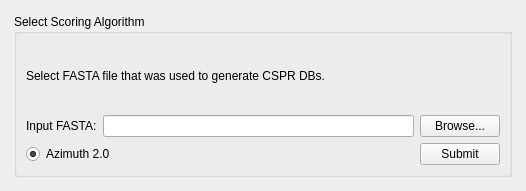
<?xml version="1.0" encoding="UTF-8"?>
<ui version="4.0">
 <class>MainWindow</class>
 <widget class="QMainWindow" name="MainWindow">
  <property name="geometry">
   <rect>
    <x>0</x>
    <y>0</y>
    <width>526</width>
    <height>191</height>
   </rect>
  </property>
  <property name="windowTitle">
   <string>MainWindow</string>
  </property>
  <widget class="QWidget" name="centralwidget">
   <layout class="QGridLayout" name="gridLayout">
    <item row="1" column="2">
     <spacer name="horizontalSpacer_2">
      <property name="orientation">
       <enum>Qt::Horizontal</enum>
      </property>
      <property name="sizeType">
       <enum>QSizePolicy::Fixed</enum>
      </property>
      <property name="sizeHint" stdset="0">
       <size>
        <width>5</width>
        <height>20</height>
       </size>
      </property>
     </spacer>
    </item>
    <item row="2" column="1">
     <spacer name="verticalSpacer">
      <property name="orientation">
       <enum>Qt::Vertical</enum>
      </property>
      <property name="sizeType">
       <enum>QSizePolicy::Fixed</enum>
      </property>
      <property name="sizeHint" stdset="0">
       <size>
        <width>20</width>
        <height>5</height>
       </size>
      </property>
     </spacer>
    </item>
    <item row="1" column="0">
     <spacer name="horizontalSpacer">
      <property name="orientation">
       <enum>Qt::Horizontal</enum>
      </property>
      <property name="sizeType">
       <enum>QSizePolicy::Fixed</enum>
      </property>
      <property name="sizeHint" stdset="0">
       <size>
        <width>5</width>
        <height>20</height>
       </size>
      </property>
     </spacer>
    </item>
    <item row="1" column="1">
     <widget class="QGroupBox" name="groupBox">
      <property name="title">
       <string>Select Scoring Algorithm</string>
      </property>
      <layout class="QGridLayout" name="gridLayout_2">
       <item row="1" column="2">
        <widget class="QPushButton" name="browse_button">
         <property name="text">
          <string>Browse...</string>
         </property>
        </widget>
       </item>
       <item row="1" column="0">
        <widget class="QLabel" name="fasta_label">
         <property name="text">
          <string>Input FASTA:</string>
         </property>
        </widget>
       </item>
       <item row="1" column="1">
        <widget class="QLineEdit" name="fasta_edit">
         <property name="readOnly">
          <bool>true</bool>
         </property>
        </widget>
       </item>
       <item row="2" column="0" colspan="2">
        <widget class="QRadioButton" name="azimuth_button">
         <property name="text">
          <string>Azimuth 2.0</string>
         </property>
         <property name="checked">
          <bool>true</bool>
         </property>
        </widget>
       </item>
       <item row="0" column="0" colspan="3">
        <widget class="QLabel" name="label">
         <property name="text">
          <string>Select FASTA file that was used to generate CSPR DBs.</string>
         </property>
        </widget>
       </item>
       <item row="2" column="2">
        <widget class="QPushButton" name="submit_button">
         <property name="text">
          <string>Submit</string>
         </property>
        </widget>
       </item>
      </layout>
     </widget>
    </item>
    <item row="0" column="1">
     <spacer name="verticalSpacer_3">
      <property name="orientation">
       <enum>Qt::Vertical</enum>
      </property>
      <property name="sizeType">
       <enum>QSizePolicy::Fixed</enum>
      </property>
      <property name="sizeHint" stdset="0">
       <size>
        <width>20</width>
        <height>5</height>
       </size>
      </property>
     </spacer>
    </item>
   </layout>
  </widget>
 </widget>
 <resources/>
 <connections/>
</ui>
